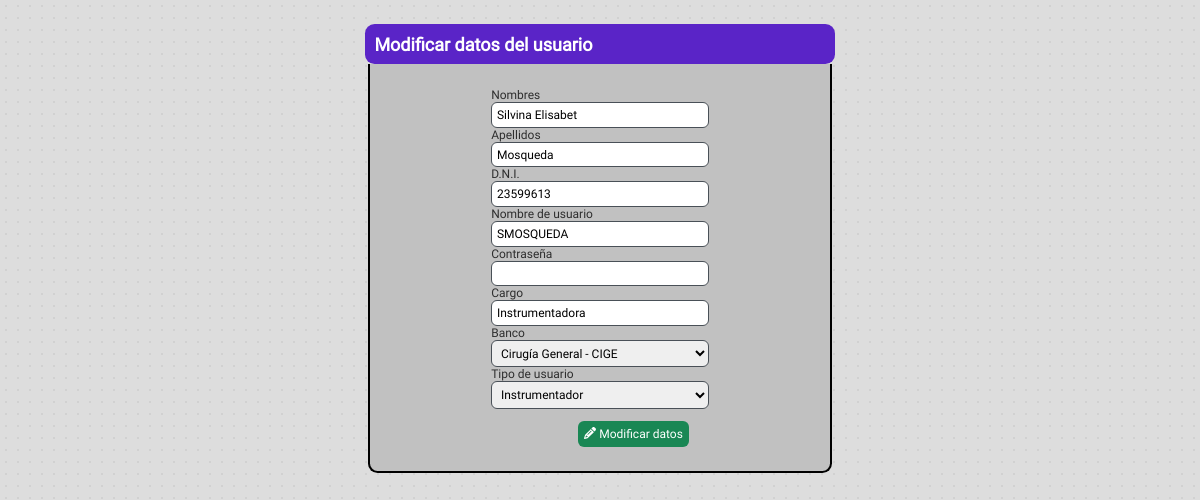
Page /app/search/modificarUser?id=10 (signed in) on the earlier database version.
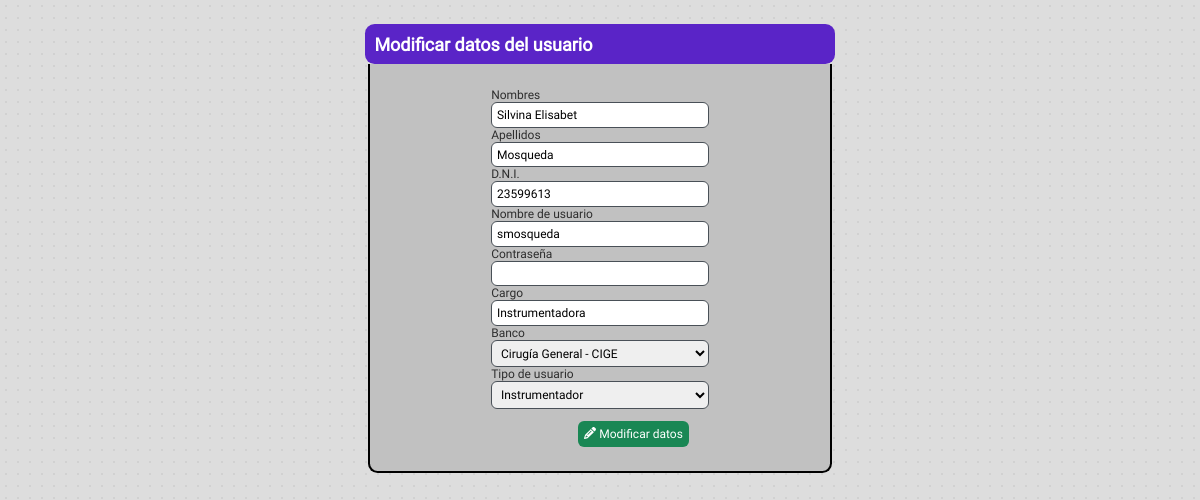
Same page on the later database version.
### tables this page shows
CREATE TABLE `users` (
  `id` int(11) NOT NULL,
  `nombre` varchar(255) NOT NULL,
  `apellido` varchar(255) NOT NULL,
  `dni` int(10) NOT NULL,
  `username` varchar(255) NOT NULL,
  `password` varchar(255) NOT NULL,
  `cargo` varchar(255) NOT NULL,
  `tipo_usuario` varchar(255) NOT NULL,
  `banco` varchar(255) NOT NULL,
  `ref` varchar(255) NOT NULL,
  `firma` longtext NOT NULL,
  `matricula` varchar(255) NOT NULL
);

### app/search/modificarUser.php (the view, shortened to what this page needs)
<?php
require_once '../../app/db/user.php';
$db = new DB();
$pdo = $db->connect();
if (isset($_GET['id']) && is_numeric($_GET['id'])) {
    $id = $_GET['id'];
    $stmt = $pdo->prepare("SELECT id, nombre, apellido, dni, username, cargo, tipo_usuario, banco FROM users WHERE id = :id");
    $stmt->bindParam(':id', $id, PDO::PARAM_INT);
    $stmt->execute();
    $userData = $stmt->fetch(PDO::FETCH_ASSOC);
    if ($userData) {
        $nombre = $userData['nombre'];
        $apellido = $userData['apellido'];
        $dni = $userData['dni'];
        $username = $userData['username'];
        $cargo = $userData['cargo'];
        $bancos = $userData['banco'];
        $tipoUsuario = $userData['tipo_usuario'];
    } else {
        echo "No se encontraron datos para el ID proporcionado";
        exit();
    }
} else {
    echo "ID inválido o no proporcionado";
    exit();
}
?>
<!DOCTYPE html>
<html lang="es-AR">
<head>
    <link rel="stylesheet" href="/Banco/public/css/base.css">
    <link rel="stylesheet" href="/Banco/public/css/header.css">
    <link rel="stylesheet" href="/Banco/public/css/modificarUser.css">
</head>
<body>
    <article>
        <div class="datosForm">
            <h2 class="datos-cabeza">Modificar datos del usuario</h2>
            <div class="datos-contenido">
                <form action="/Banco/app/search/modificar.php" method="post">
                    <label for="nombre">Nombres</label>
                    <input type="text" name="nombre" value="<?php echo $nombre; ?>" required>
                    <label for="apellido">Apellidos</label>
                    <input type="text" name="apellido" value="<?php echo $apellido; ?>" required>
                    <label for="dni">D.N.I.</label>
                    <input type="text" name="dni" value="<?php echo $dni; ?>" required>
                    <label for="username">Nombre de usuario</label>
                    <input type="text" name="username" value="<?php echo $username; ?>" required>
                    <label for="password">Contraseña</label>
                    <input type="text" name="password">
                    <label for="cargo">Cargo</label>
                    <input type="text" name="cargo" value="<?php echo $cargo; ?>" required>
                    <label for="banco">Banco</label>
                    <select name="banco" required>
                        <?php
                        try {
                            $stmt = $pdo->prepare("SELECT id, banco, siglas FROM bancos");
                            $stmt->execute();
                            while ($row = $stmt->fetch(PDO::FETCH_ASSOC)) {
                                $banco = $row['banco'];
                                $siglas = $row['siglas'];
                                if ($bancos == $siglas) {
                                    echo "<option value='$siglas' selected>$banco - $siglas</option>";
                                } else {
                                    echo "<option value='$siglas'>$banco - $siglas</option>";
                                }
                            }
                        } catch (PDOException $e) {
                            echo 'Error: ' . $e->getMessage();
                        }
                        ?>
                    </select>
                    <label for="tipo_usuario">Tipo de usuario</label>
                    <select name="tipo_usuario" id="tipo_usuario" required>
                        <option value="Instrumentador" <?php if ($tipoUsuario == "Instrumentador") echo "selected"; ?>>Instrumentador</option>
                    </select>
                    <button type="submit" class="btn-verde"><i class="fa-solid fa-pencil"></i> Modificar datos</button>
                </form>
            </div>
        </div>
    </article>
</body>
</html>

Differences in the rows shown:
changed users "Silvina Elisabet": username "SMOSQUEDA" → "smosqueda"
